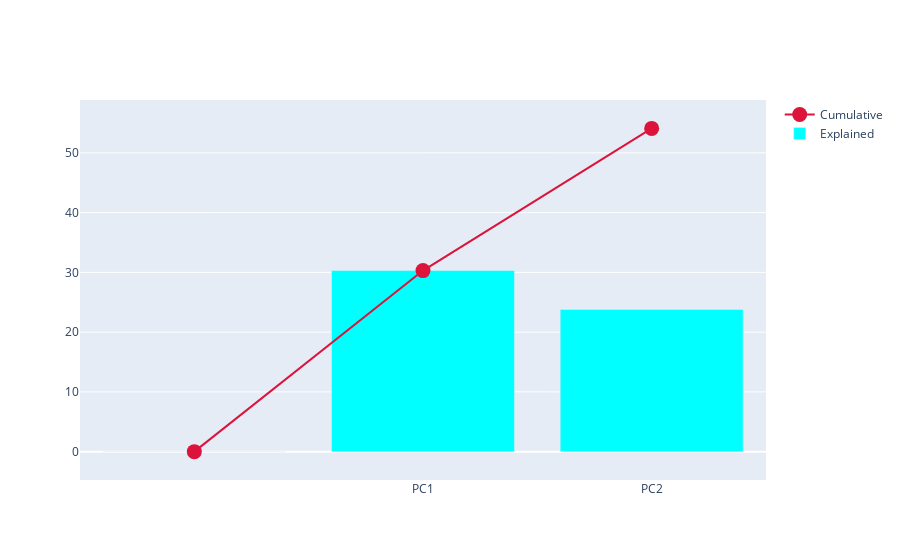

Here is the notebook cell this chart was saved with:
### Markdown cell above
### 6.2.6. Plot Explained Variance + Cumulative Variance

### Code cell
fig = go.Figure()

fig.add_trace(
    go.Scatter(
        x=df_explained_variance['PC'],
        y=df_explained_variance['Cumulative Variance'],
        marker=dict(size=15, color='crimson'),
        name='Cumulative'
    ))

fig.add_trace(
    go.Bar(
        x=df_explained_variance['PC'],
        y=df_explained_variance['Explained Variance'],
        marker=dict(color='cyan'),
        name='Explained'
    ))

fig.show()

### Figure 1 — Plotly figure (JSON) as saved in the notebook; plotly's stock layout.template omitted (floating-point values rounded to 4 significant figures)
{"data": [{"marker": {"color": "crimson", "size": 15}, "name": "Cumulative", "type": "scatter", "x": ["", "PC1", "PC2"], "y": [0, 30.3, 54.1]}, {"marker": {"color": "cyan"}, "name": "Explained", "type": "bar", "x": ["", "PC1", "PC2"], "y": [0, 30.3, 23.8]}], "layout": {}}
